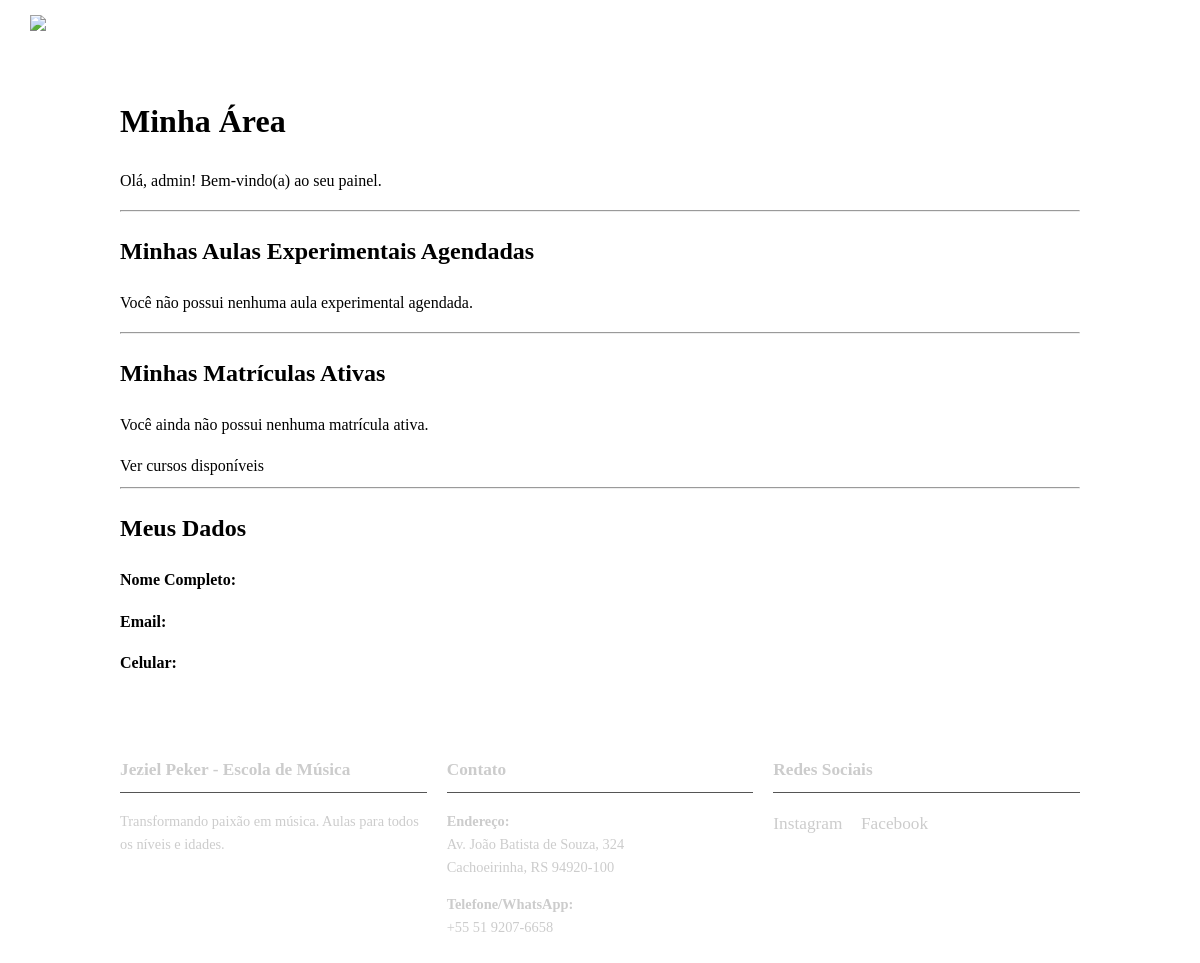
/minha-area/ (signed in), run on an earlier commit of the app's database.
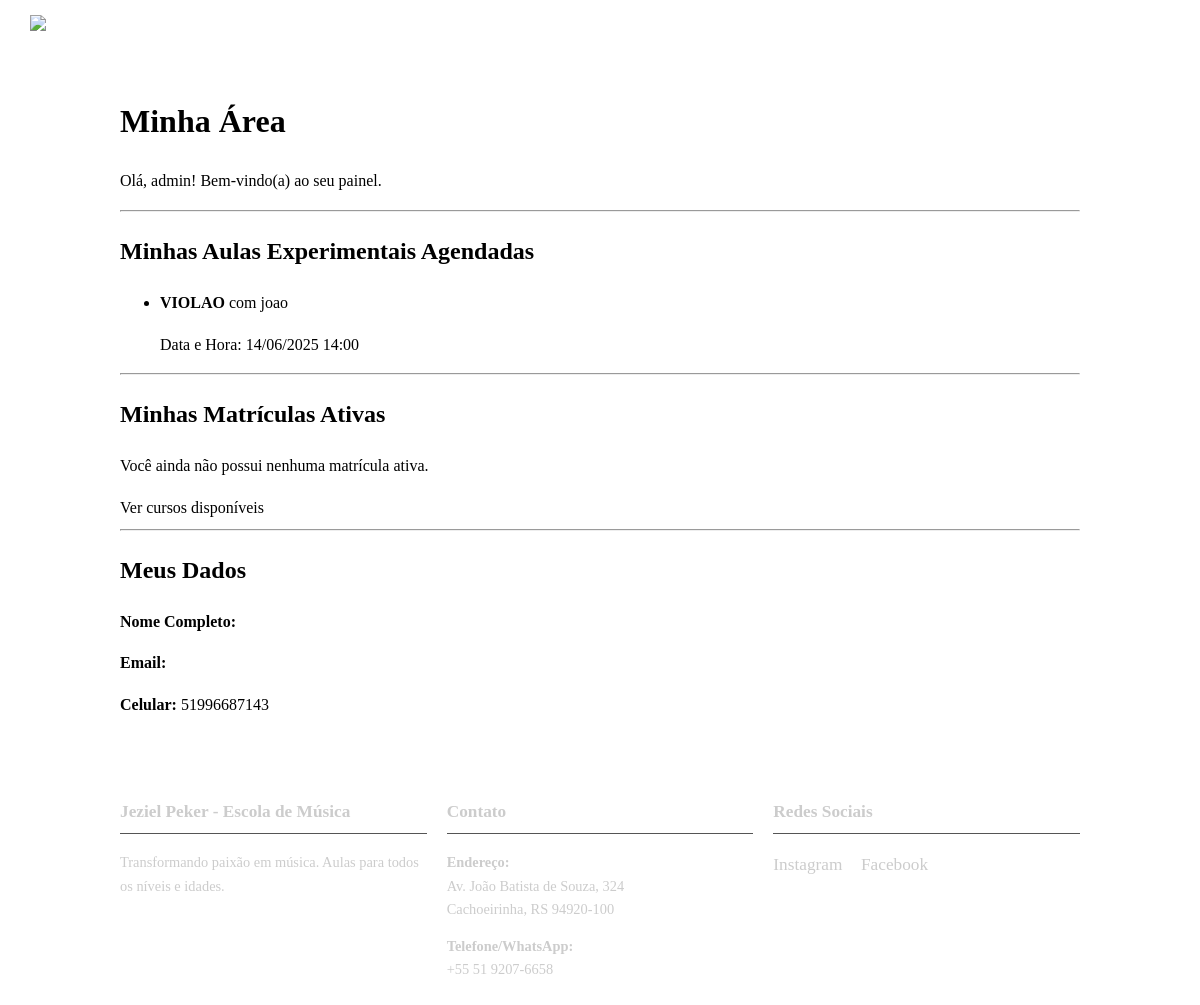
And on a later commit of the database.
### agendamento/models.py (models this page shows, shortened)
class VagaAulaExperimental(models.Model):
    STATUS_CHOICES = [('DISPONIVEL', 'Disponível'), ('AGENDADA', 'Agendada')]
    professor = models.ForeignKey(Professor, on_delete=models.CASCADE)
    instrumento = models.ForeignKey(Instrumento, on_delete=models.CASCADE)
    data_hora = models.DateTimeField(unique=True)
    aluno = models.ForeignKey(Cliente, on_delete=models.SET_NULL, null=True, blank=True)
    status = models.CharField(max_length=10, choices=STATUS_CHOICES, default='DISPONIVEL')
    valor = models.DecimalField(max_digits=7, decimal_places=2, default=150.00)
    class Meta:
        verbose_name = "Vaga para Aula Experimental"
        verbose_name_plural = "Vagas para Aulas Experimentais"

class Instrumento(models.Model):
    nome = models.CharField(max_length=50, unique=True)
    class Meta:
        verbose_name = "Instrumento"
        verbose_name_plural = "Instrumentos"

class Professor(models.Model):
    user = models.OneToOneField(User, on_delete=models.CASCADE, null=True, blank=True)
    nome = models.CharField(max_length=100)
    class Meta:
        verbose_name = "Professor"
        verbose_name_plural = "Professores"

class Cliente(models.Model):
    user = models.OneToOneField(User, on_delete=models.CASCADE)
    celular = models.CharField(max_length=15, unique=True)
    data_nascimento = models.DateField(null=True, blank=True) # Permitimos que seja opcional por enquanto
    pagou_taxa_matricula = models.BooleanField(default=False)
    realizou_aula_experimental = models.BooleanField(default=False)
    data_criacao = models.DateTimeField(auto_now_add=True)
    class Meta:
        verbose_name = "Aluno"
        verbose_name_plural = "Alunos"

### agendamento/views.py (the view)
# urls.py: path('minha-area/', views.minha_area, name='minha_area'),
@login_required
def minha_area(request):
    cliente = None
    matriculas = []
    aulas_experimentais = []
    try:
        cliente = Cliente.objects.get(user=request.user)
        matriculas = Matricula.objects.filter(aluno=cliente, ativo=True)
        aulas_experimentais = VagaAulaExperimental.objects.filter(aluno=cliente, status='AGENDADA')
    except Cliente.DoesNotExist:
        pass
    contexto = {
        'cliente': cliente, 'matriculas': matriculas, 'aulas_experimentais': aulas_experimentais
    }
    return render(request, 'agendamento/minha_area.html', contexto)

### agendamento/templates/agendamento/minha_area.html
{% extends 'agendamento/base.html' %}
{% block content %}
<h1>Minha Área</h1>
<p>Olá, {{ user.first_name|default:user.username }}! Bem-vindo(a) ao seu painel.</p>
<hr>
<h2>Minhas Aulas Experimentais Agendadas</h2>
{% if aulas_experimentais %}
    <ul>
    {% for aula in aulas_experimentais %}
        <li>
            <strong>{{ aula.instrumento.nome }}</strong> com {{ aula.professor.user.get_full_name|default:aula.professor.nome }}
            <p>Data e Hora: {{ aula.data_hora|date:"d/m/Y H:i" }}</p>
        </li>
    {% endfor %}
    </ul>
{% else %}
    <p>Você não possui nenhuma aula experimental agendada.</p>
{% endif %}
<hr>
<h2>Minhas Matrículas Ativas</h2>
{% if matriculas %}
    <ul>
    {% for matricula in matriculas %}
        <li>
            <strong>{{ matricula.horario.instrumento.nome }}</strong> com {{ matricula.horario.professor.user.get_full_name|default:matricula.horario.professor.nome }}
            <p>Horário: {{ matricula.horario.get_dia_da_semana_display }} às {{ matricula.horario.horario|time:"H:i" }}</p>
            <p>Status do Pagamento deste Mês: {{ matricula.get_status_pagamento_mes_atual_display }}</p>
        </li>
    {% endfor %}
    </ul>
{% else %}
    <p>Você ainda não possui nenhuma matrícula ativa.</p>
    <a href="{% url 'agendamento:home' %}">Ver cursos disponíveis</a>
{% endif %}
<hr>
<h2>Meus Dados</h2>
<p><strong>Nome Completo:</strong> {{ user.get_full_name }}</p>
<p><strong>Email:</strong> {{ user.email }}</p>
<p><strong>Celular:</strong> {{ cliente.celular }}</p>
{% endblock %}

What changed in the data, as far as the page shows it:
added VagaAulaExperimental: instrumento.nome "VIOLAO", professor.user.get_full_name "joao", data_hora "14/06/2025 14:00"
added Cliente: celular "51996687143"
Also different on the page:
text no longer shown: "Você não possui nenhuma aula experimental agendada."
